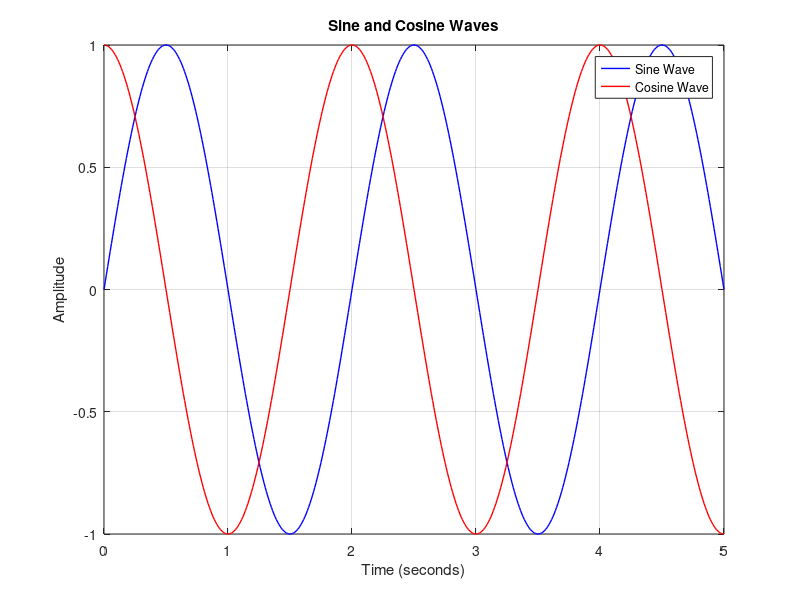

This figure's MATLAB source:
% MATLAB Code for Basic Signal Plotting

% Define time vector (0 to 2 seconds with small steps)
t = 0:0.01:5;  

% Generate sine and cosine signals
freq = 0.5; % Frequency in Hz
sin_wave = sin(2 * pi * freq * t);  
cos_wave = cos(2 * pi * freq * t);  

% Plot the sine wave
figure;
plot(t, sin_wave, 'b', 'LineWidth', 1); % Blue color, thick line
hold on; % Keep both plots in the same figure
plot(t, cos_wave, 'r', 'LineWidth', 1); % Red color, thick line
grid on ; % Add grid for better visualization

% Labels and title
xlabel('Time (seconds)');
ylabel('Amplitude');
title('Sine and Cosine Waves');
legend('Sine Wave', 'Cosine Wave');

% Display message
disp('Signal plotting completed successfully!');
